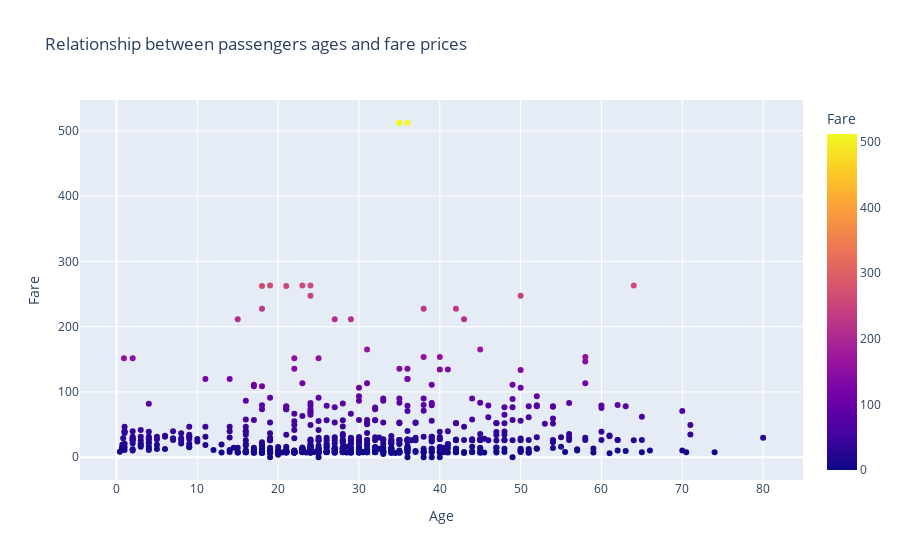

The code cell stored with this chart in its notebook:
### Markdown cell above
From the violin chart above, alot of passengers paid fare for class 3 than class 2 and 1. I have conculuded at that point because class 3 have the largest width and densities  at a fare of 27.9. 1st class had most people saturated at a fare of 43.19.

### Code cell
#Generate a scatter plot to explore the relationship between passengers' ages and fare prices, using different colors and symbols for the different classes.
fig=px.scatter(data, x='Age', y='Fare', color='Fare', title='Relationship between passengers ages and fare prices')
fig.show()

### Figure 1 — Plotly figure (JSON) as saved in the notebook; plotly's stock layout.template omitted (floating-point values rounded to 4 significant figures; data arrays with more than 128 entries replaced by an {"elided": "..."} marker saying what was removed)
{"data": [{"hovertemplate": "Age=%{x}<br>Fare=%{marker.color}<extra></extra>", "legendgroup": "", "marker": {"color": {"elided": "891 float values"}, "coloraxis": "coloraxis", "symbol": "circle"}, "mode": "markers", "name": "", "orientation": "v", "showlegend": false, "type": "scatter", "x": {"elided": "891 float values"}, "xaxis": "x", "y": {"elided": "891 float values"}, "yaxis": "y"}], "layout": {"autosize": true, "coloraxis": {"colorbar": {"title": {"text": "Fare"}}, "colorscale": [[0, "#0d0887"], [0.1111, "#46039f"], [0.2222, "#7201a8"], [0.3333, "#9c179e"], [0.4444, "#bd3786"], [0.5556, "#d8576b"], [0.6667, "#ed7953"], [0.7778, "#fb9f3a"], [0.8889, "#fdca26"], [1, "#f0f921"]]}, "legend": {"tracegroupgap": 0}, "title": {"text": "Relationship between passengers ages and fare prices"}, "xaxis": {"anchor": "y", "autorange": true, "domain": [0, 1], "range": [-4.406, 84.83], "title": {"text": "Age"}, "type": "linear"}, "yaxis": {"anchor": "x", "autorange": true, "domain": [0, 1], "range": [-42.28, 554.6], "title": {"text": "Fare"}, "type": "linear"}}}
